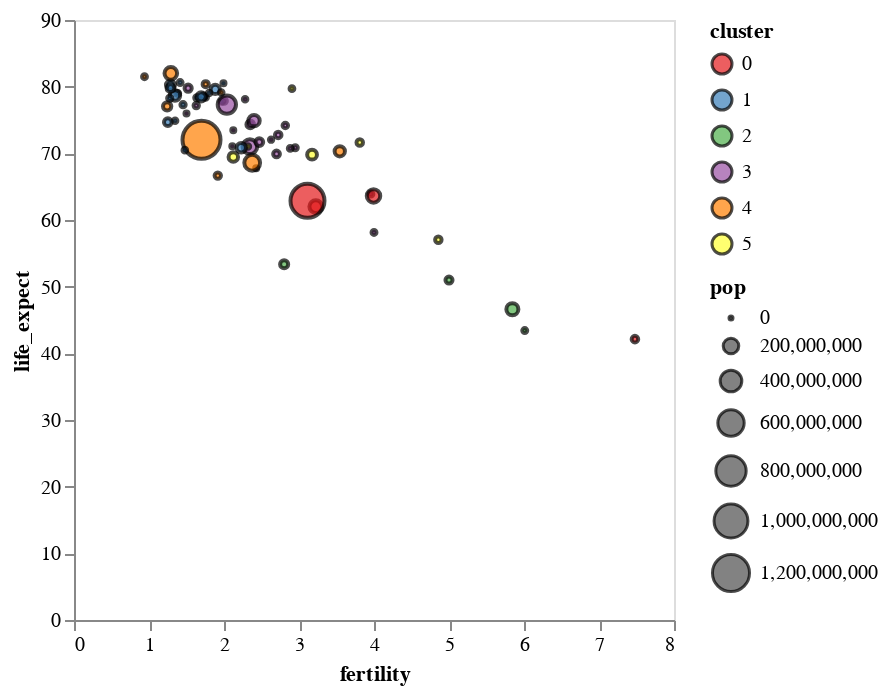

The notebook cell this image was saved under:
### Markdown cell above
In some of the smaller dots, it's difficult to see the color, so one thing we could add is a black border around the dots to see if that will help them stand out. For this, we can specify the `stroke` parameter within `mark_circle()`.

### Code cell
alt.Chart(data_2000).mark_circle(stroke = 'black',tooltip=True).encode(
    x = alt.X('fertility:Q', axis = alt.Axis(grid = False)),
    y = alt.Y('life_expect:Q', axis = alt.Axis(grid = False)),
    color = alt.Color('cluster:N', scale = alt.Scale(scheme = 'set1' )),
    size = 'pop:Q'
)

### Figure 1 — Vega-Lite specification as saved in the notebook (floating-point values rounded to 4 significant figures)
{"config": {"view": {"continuousWidth": 300, "continuousHeight": 300}}, "data": {"name": "data-5bbc1a2d42e71c72ac9cf13ffaf6d268"}, "mark": {"type": "circle", "stroke": "black"}, "encoding": {"color": {"field": "cluster", "scale": {"scheme": "set1"}, "type": "nominal"}, "size": {"field": "pop", "type": "quantitative"}, "x": {"axis": {"grid": false}, "field": "fertility", "type": "quantitative"}, "y": {"axis": {"grid": false}, "field": "life_expect", "type": "quantitative"}}, "$schema": "https://vega.github.io/schema/vega-lite/v5.20.1.json", "datasets": {"data-5bbc1a2d42e71c72ac9cf13ffaf6d268": [{"year": 2000, "country": "Afghanistan", "cluster": 0, "pop": 23898198, "life_expect": 42.13, "fertility": 7.479}, {"year": 2000, "country": "Argentina", "cluster": 3, "pop": 37497728, "life_expect": 74.34, "fertility": 2.35}, {"year": 2000, "country": "Aruba", "cluster": 3, "pop": 69539, "life_expect": 73.45, "fertility": 2.124}, {"year": 2000, "country": "Australia", "cluster": 4, "pop": 19164620, "life_expect": 80.37, "fertility": 1.756}, {"year": 2000, "country": "Austria", "cluster": 1, "pop": 8113413, "life_expect": 78.98, "fertility": 1.382}, {"year": 2000, "country": "Bahamas", "cluster": 3, "pop": 290075, "life_expect": 71.07, "fertility": 2.111}, {"year": 2000, "country": "Bangladesh", "cluster": 0, "pop": 130406594, "life_expect": 62.01, "fertility": 3.224}, {"year": 2000, "country": "Barbados", "cluster": 3, "pop": 273483, "life_expect": 75.97, "fertility": 1.5}, {"year": 2000, "country": "Belgium", "cluster": 1, "pop": 10263618, "life_expect": 78.32, "fertility": 1.638}, {"year": 2000, "country": "Bolivia", "cluster": 3, "pop": 8152620, "life_expect": 63.88, "fertility": 3.958}, {"year": 2000, "country": "Brazil", "cluster": 3, "pop": 175552771, "life_expect": 71.01, "fertility": 2.345}, {"year": 2000, "country": "Canada", "cluster": 3, "pop": 31278097, "life_expect": 79.77, "fertility": 1.522}, {"year": 2000, "country": "Chile", "cluster": 3, "pop": 15153450, "life_expect": 77.86, "fertility": 2.0}, {"year": 2000, "country": "China", "cluster": 4, "pop": 1262645000, "life_expect": 72.03, "fertility": 1.7}, {"year": 2000, "country": "Colombia", "cluster": 3, "pop": 39685655, "life_expect": 71.68, "fertility": 2.47}, {"year": 2000, "country": "Costa Rica", "cluster": 3, "pop": 3710558, "life_expect": 78.12, "fertility": 2.281}, {"year": 2000, "country": "Croatia", "cluster": 1, "pop": 4410830, "life_expect": 74.88, "fertility": 1.348}, {"year": 2000, "country": "Cuba", "cluster": 3, "pop": 11134273, "life_expect": 77.16, "fertility": 1.63}, {"year": 2000, "country": "Dominican Republic", "cluster": 3, "pop": 8385828, "life_expect": 70.85, "fertility": 2.95}, {"year": 2000, "country": "Ecuador", "cluster": 3, "pop": 12505204, "life_expect": 74.17, "fertility": 2.817}, {"year": 2000, "country": "Egypt", "cluster": 5, "pop": 70492342, "life_expect": 69.81, "fertility": 3.174}, {"year": 2000, "country": "El Salvador", "cluster": 3, "pop": 6122515, "life_expect": 70.73, "fertility": 2.883}, {"year": 2000, "country": "Finland", "cluster": 1, "pop": 5168595, "life_expect": 78.37, "fertility": 1.754}, {"year": 2000, "country": "France", "cluster": 1, "pop": 59381628, "life_expect": 79.59, "fertility": 1.883}, {"year": 2000, "country": "Georgia", "cluster": 1, "pop": 4777209, "life_expect": 70.48, "fertility": 1.478}, {"year": 2000, "country": "Germany", "cluster": 1, "pop": 82187909, "life_expect": 78.67, "fertility": 1.346}, {"year": 2000, "country": "Greece", "cluster": 1, "pop": 10559110, "life_expect": 78.26, "fertility": 1.277}, {"year": 2000, "country": "Grenada", "cluster": 3, "pop": 89312, "life_expect": 67.75, "fertility": 2.429}, {"year": 2000, "country": "Haiti", "cluster": 3, "pop": 7306302, "life_expect": 58.14, "fertility": 4.0}, {"year": 2000, "country": "Hong Kong", "cluster": 4, "pop": 6658720, "life_expect": 81.5, "fertility": 0.94}, {"year": 2000, "country": "Iceland", "cluster": 1, "pop": 281043, "life_expect": 80.5, "fertility": 1.993}, {"year": 2000, "country": "India", "cluster": 0, "pop": 1007702000, "life_expect": 62.88, "fertility": 3.113}, {"year": 2000, "country": "Indonesia", "cluster": 4, "pop": 206265000, "life_expect": 68.59, "fertility": 2.376}, {"year": 2000, "country": "Iran", "cluster": 5, "pop": 65660289, "life_expect": 69.45, "fertility": 2.124}, {"year": 2000, "country": "Iraq", "cluster": 5, "pop": 22675617, "life_expect": 57.05, "fertility": 4.858}, {"year": 2000, "country": "Ireland", "cluster": 1, "pop": 3791690, "life_expect": 77.78, "fertility": 1.969}, {"year": 2000, "country": "Israel", "cluster": 5, "pop": 5842454, "life_expect": 79.7, "fertility": 2.906}, {"year": 2000, "country": "Italy", "cluster": 1, "pop": 57719337, "life_expect": 80.24, "fertility": 1.286}, {"year": 2000, "country": "Jamaica", "cluster": 3, "pop": 2615467, "life_expect": 72.05, "fertility": 2.628}, {"year": 2000, "country": "Japan", "cluster": 4, "pop": 126699784, "life_expect": 82.0, "fertility": 1.291}, {"year": 2000, "country": "Kenya", "cluster": 2, "pop": 29985839, "life_expect": 50.99, "fertility": 5.0}, {"year": 2000, "country": "South Korea", "cluster": 4, "pop": 21647682, "life_expect": 66.66, "fertility": 1.917}, {"year": 2000, "country": "North Korea", "cluster": 4, "pop": 47351083, "life_expect": 77.05, "fertility": 1.242}, {"year": 2000, "country": "Lebanon", "cluster": 5, "pop": 3578036, "life_expect": 71.03, "fertility": 2.319}, {"year": 2000, "country": "Mexico", "cluster": 3, "pop": 99926620, "life_expect": 74.9, "fertility": 2.401}, {"year": 2000, "country": "Netherlands", "cluster": 1, "pop": 15907853, "life_expect": 78.53, "fertility": 1.726}, {"year": 2000, "country": "New Zealand", "cluster": 4, "pop": 3819762, "life_expect": 79.11, "fertility": 1.964}, {"year": 2000, "country": "Nigeria", "cluster": 2, "pop": 114306700, "life_expect": 46.61, "fertility": 5.845}, {"year": 2000, "country": "Norway", "cluster": 1, "pop": 4492400, "life_expect": 79.05, "fertility": 1.801}, {"year": 2000, "country": "Pakistan", "cluster": 0, "pop": 146342958, "life_expect": 63.61, "fertility": 3.994}, {"year": 2000, "country": "Peru", "cluster": 3, "pop": 25979722, "life_expect": 69.91, "fertility": 2.7}, {"year": 2000, "country": "Philippines", "cluster": 4, "pop": 79739825, "life_expect": 70.3, "fertility": 3.544}, {"year": 2000, "country": "Poland", "cluster": 1, "pop": 38654164, "life_expect": 74.67, "fertility": 1.251}, {"year": 2000, "country": "Portugal", "cluster": 1, "pop": 10335597, "life_expect": 77.29, "fertility": 1.454}, {"year": 2000, "country": "Rwanda", "cluster": 2, "pop": 7507056, "life_expect": 43.41, "fertility": 6.01}, {"year": 2000, "country": "Saudi Arabia", "cluster": 5, "pop": 23153090, "life_expect": 71.63, "fertility": 3.81}, {"year": 2000, "country": "South Africa", "cluster": 2, "pop": 44066197, "life_expect": 53.37, "fertility": 2.802}, {"year": 2000, "country": "Spain", "cluster": 1, "pop": 40016081, "life_expect": 79.78, "fertility": 1.287}, {"year": 2000, "country": "Switzerland", "cluster": 1, "pop": 7266920, "life_expect": 80.62, "fertility": 1.415}, {"year": 2000, "country": "Turkey", "cluster": 1, "pop": 65666677, "life_expect": 70.84, "fertility": 2.23}, {"year": 2000, "country": "United Kingdom", "cluster": 1, "pop": 59522468, "life_expect": 78.47, "fertility": 1.695}, {"year": 2000, "country": "United States", "cluster": 3, "pop": 282338631, "life_expect": 77.31, "fertility": 2.038}, {"year": 2000, "country": "Venezuela", "cluster": 3, "pop": 23542649, "life_expect": 72.77, "fertility": 2.723}]}}
